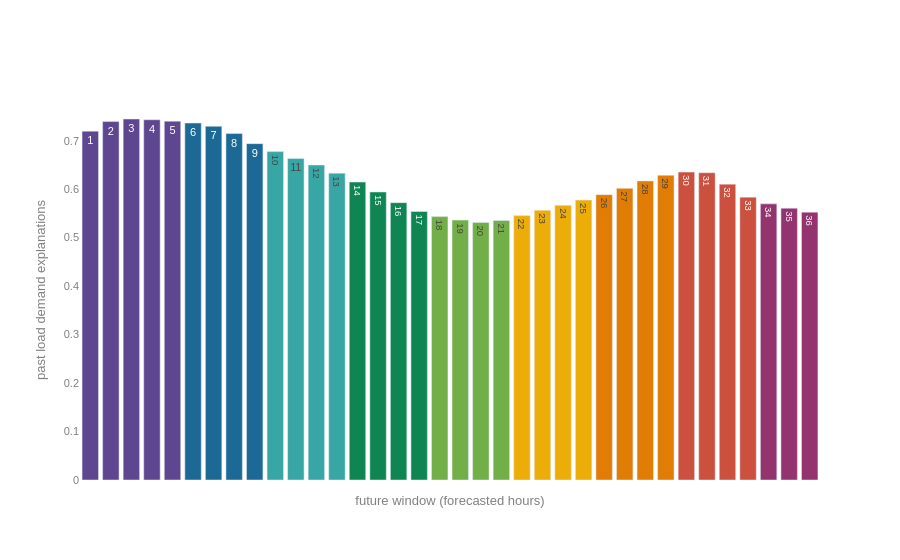

Write notebook code for a chart like this one.
### Code cell
m = 1
fig = go.Figure()
fig.update_layout(
    plot_bgcolor='white',
    paper_bgcolor='white',
    font=dict(size=11,color='gray'),
    font_family='Helvetica'
)
x = list(range(0,36,m))
y = [initial_explainability_model[1][0][t] for t in range(0,36,m)]
fig.add_trace(go.Bar(x=x, y=y, showlegend = False,
                    marker=dict(color=[rgb_to_rgba(px.colors.qualitative.Prism[int((t-1)/4)],1) for t in x], # Data used for color mapping
                                showscale=False),
                       text=[str(t+1) for t in x],
                       textposition='auto'

                    ))
fig.update_yaxes(showticklabels=True)
fig.update_xaxes(showticklabels=False)
fig.update_yaxes(title_text='past load demand explanations')
fig.update_xaxes(title_text='future window (forecasted hours)')
fig.update_traces(showlegend=False)
fig.show()
#fig.write_image('past_load.pdf')

### Figure 1 — Plotly figure (JSON) as saved in the notebook; plotly's stock layout.template omitted (floating-point values rounded to 4 significant figures)
{"data": [{"marker": {"color": ["rgba(95, 70, 144, 1)", "rgba(95, 70, 144, 1)", "rgba(95, 70, 144, 1)", "rgba(95, 70, 144, 1)", "rgba(95, 70, 144, 1)", "rgba(29, 105, 150, 1)", "rgba(29, 105, 150, 1)", "rgba(29, 105, 150, 1)", "rgba(29, 105, 150, 1)", "rgba(56, 166, 165, 1)", "rgba(56, 166, 165, 1)", "rgba(56, 166, 165, 1)", "rgba(56, 166, 165, 1)", "rgba(15, 133, 84, 1)", "rgba(15, 133, 84, 1)", "rgba(15, 133, 84, 1)", "rgba(15, 133, 84, 1)", "rgba(115, 175, 72, 1)", "rgba(115, 175, 72, 1)", "rgba(115, 175, 72, 1)", "rgba(115, 175, 72, 1)", "rgba(237, 173, 8, 1)", "rgba(237, 173, 8, 1)", "rgba(237, 173, 8, 1)", "rgba(237, 173, 8, 1)", "rgba(225, 124, 5, 1)", "rgba(225, 124, 5, 1)", "rgba(225, 124, 5, 1)", "rgba(225, 124, 5, 1)", "rgba(204, 80, 62, 1)", "rgba(204, 80, 62, 1)", "rgba(204, 80, 62, 1)", "rgba(204, 80, 62, 1)", "rgba(148, 52, 110, 1)", "rgba(148, 52, 110, 1)", "rgba(148, 52, 110, 1)"], "showscale": false}, "showlegend": false, "text": ["1", "2", "3", "4", "5", "6", "7", "8", "9", "10", "11", "12", "13", "14", "15", "16", "17", "18", "19", "20", "21", "22", "23", "24", "25", "26", "27", "28", "29", "30", "31", "32", "33", "34", "35", "36"], "textposition": "auto", "type": "bar", "x": [0, 1, 2, 3, 4, 5, 6, 7, 8, 9, 10, 11, 12, 13, 14, 15, 16, 17, 18, 19, 20, 21, 22, 23, 24, 25, 26, 27, 28, 29, 30, 31, 32, 33, 34, 35], "y": [0.7197, 0.7395, 0.7447, 0.7432, 0.7402, 0.7364, 0.7296, 0.7147, 0.6939, 0.6774, 0.6632, 0.6498, 0.633, 0.6146, 0.5941, 0.5721, 0.5538, 0.5434, 0.5361, 0.5314, 0.5355, 0.5454, 0.5565, 0.5668, 0.5774, 0.5887, 0.6017, 0.617, 0.6287, 0.6352, 0.6339, 0.6104, 0.5835, 0.5696, 0.5608, 0.5526]}], "layout": {"font": {"color": "gray", "family": "Helvetica", "size": 11}, "paper_bgcolor": "white", "plot_bgcolor": "white", "xaxis": {"showticklabels": false, "title": {"text": "future window (forecasted hours)"}}, "yaxis": {"showticklabels": true, "title": {"text": "past load demand explanations"}}}}
